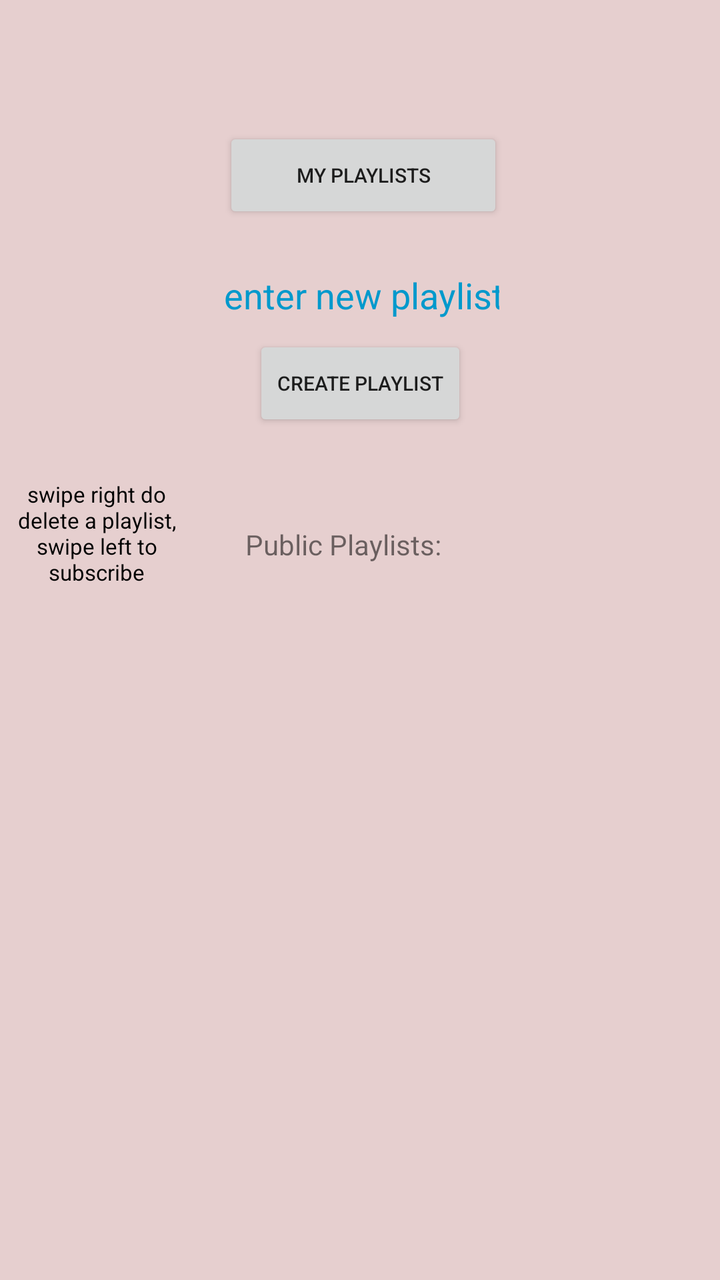
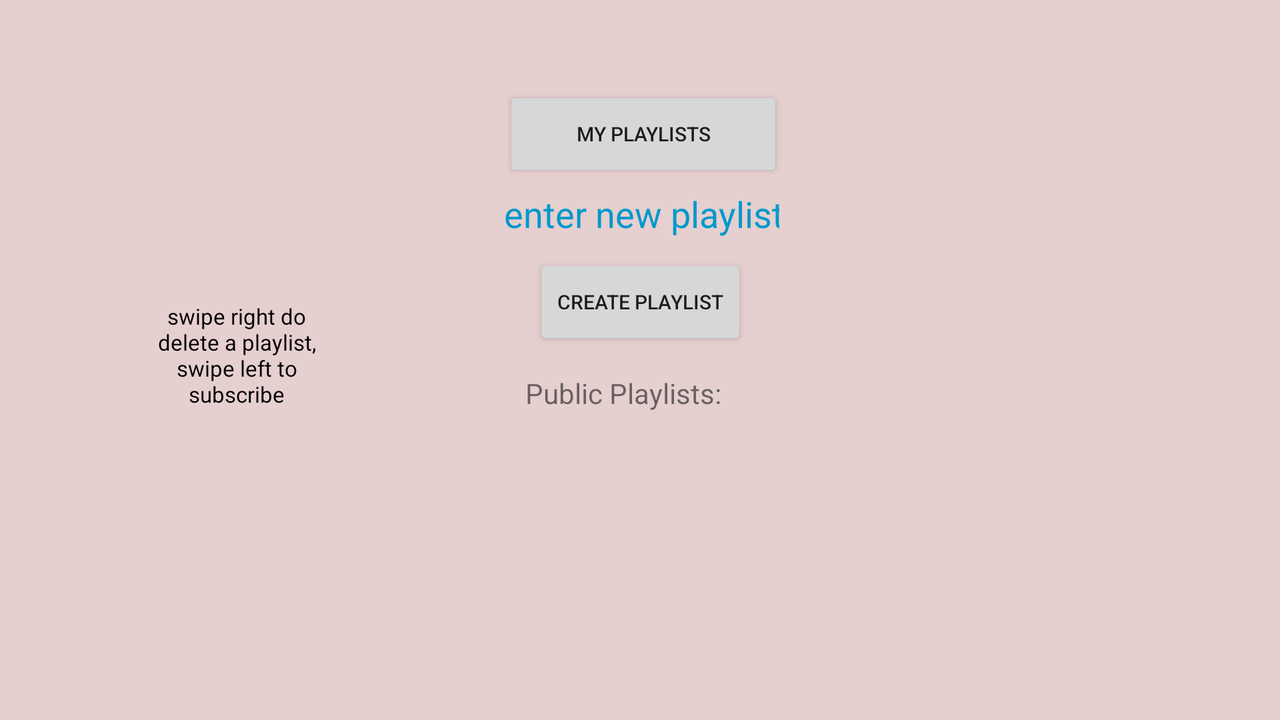

An Android layout and its configuration variant, each rendered on a device that would load it. The default file and the variant file are quoted in full after the pictures.
<!-- AndroidManifest.xml: application theme Theme.StreamApp -->
<!-- res/layout/playlists_fragment.xml -->
<?xml version="1.0" encoding="utf-8"?>
<androidx.constraintlayout.widget.ConstraintLayout xmlns:android="http://schemas.android.com/apk/res/android"
    xmlns:app="http://schemas.android.com/apk/res-auto"
    xmlns:tools="http://schemas.android.com/tools"
    android:id="@+id/frameLayout6"
    android:layout_width="match_parent"
    android:layout_height="match_parent"
    android:background="#e6cfcf"
    tools:context=".categoryManagement.categories">

    <androidx.recyclerview.widget.RecyclerView
        android:id="@+id/recyclerViewPublicPlaylists"
        android:layout_width="256dp"
        android:layout_height="346dp"
        android:layout_marginTop="8dp"
        android:layout_marginBottom="32dp"
        app:layout_constraintBottom_toBottomOf="parent"
        app:layout_constraintEnd_toEndOf="parent"
        app:layout_constraintHorizontal_bias="0.496"
        app:layout_constraintStart_toStartOf="parent"
        app:layout_constraintTop_toBottomOf="@+id/textView2" />

    <EditText
        android:id="@+id/playlistName"
        android:layout_width="138dp"
        android:layout_height="24dp"
        android:layout_marginStart="137dp"
        android:layout_marginTop="8dp"
        android:layout_marginEnd="136dp"
        android:layout_marginBottom="8dp"
        android:autofillHints=""
        android:background="@android:color/transparent"
        android:gravity="center_horizontal"
        android:hint="@string/enter_new_playlist"
        android:inputType="text"
        android:maxLines="1"
        android:textColor="@android:color/holo_blue_dark"
        android:textColorHint="@android:color/holo_blue_dark"
        app:layout_constraintBottom_toTopOf="@+id/addPlaylist_bt"
        app:layout_constraintEnd_toEndOf="parent"
        app:layout_constraintStart_toStartOf="parent"
        app:layout_constraintTop_toBottomOf="@+id/myPl_btn" />

    <Button
        android:id="@+id/addPlaylist_bt"
        android:layout_width="wrap_content"
        android:layout_height="wrap_content"
        android:layout_marginBottom="39dp"
        android:text="create Playlist"
        android:textSize="10sp"
        app:layout_constraintBottom_toTopOf="@+id/textView2"
        app:layout_constraintEnd_toEndOf="parent"
        app:layout_constraintStart_toStartOf="parent"
        app:layout_constraintTop_toBottomOf="@+id/playlistName" />

    <TextView
        android:id="@+id/textView2"
        android:layout_width="115dp"
        android:layout_height="30dp"
        android:layout_marginTop="8dp"
        android:layout_marginBottom="8dp"
        android:text="Public Playlists:"
        app:layout_constraintBottom_toTopOf="@+id/recyclerViewPublicPlaylists"
        app:layout_constraintEnd_toEndOf="parent"
        app:layout_constraintStart_toStartOf="parent"
        app:layout_constraintTop_toBottomOf="@+id/addPlaylist_bt" />

    <Button
        android:id="@+id/myPl_btn"
        android:layout_width="140dp"
        android:layout_height="48dp"
        android:layout_marginStart="137dp"
        android:layout_marginTop="110dp"
        android:layout_marginEnd="134dp"
        android:layout_marginBottom="16dp"
        android:text="my Playlists"
        android:textSize="10sp"
        app:layout_constraintBottom_toTopOf="@+id/playlistName"
        app:layout_constraintEnd_toEndOf="parent"
        app:layout_constraintStart_toStartOf="parent"
        app:layout_constraintTop_toTopOf="parent" />

    <TextView
        android:id="@+id/textViewDeleteSub"
        android:layout_width="90dp"
        android:layout_height="57dp"
        android:layout_marginStart="16dp"
        android:layout_marginTop="288dp"
        android:layout_marginEnd="42dp"
        android:layout_marginBottom="60dp"
        android:text="swipe right do delete a playlist, swipe left to subscribe"
        android:textAlignment="center"
        android:textColor="#000000"
        android:textSize="11sp"
        app:layout_constraintBottom_toTopOf="@+id/recyclerViewPublicPlaylists"
        app:layout_constraintEnd_toStartOf="@+id/textView2"
        app:layout_constraintStart_toStartOf="parent"
        app:layout_constraintTop_toTopOf="parent" />


</androidx.constraintlayout.widget.ConstraintLayout>
<!-- resources referenced by this layout -->
<resources>
  <string name="enter_new_playlist">enter new playlist</string>
  <style name="Theme.StreamApp" parent="Theme.MaterialComponents.DayNight.DarkActionBar">
          
          <item name="colorPrimary">@color/purple_500</item>
          <item name="colorPrimaryVariant">@color/purple_700</item>
          <item name="colorOnPrimary">@color/white</item>
          
          <item name="colorSecondary">@color/teal_200</item>
          <item name="colorSecondaryVariant">@color/teal_700</item>
          <item name="colorOnSecondary">@color/black</item>
          
          <item name="android:statusBarColor" tools:targetApi="l">?attr/colorPrimaryVariant</item>
          
      </style>
  <color name="purple_500">#FF6200EE</color>
  <color name="purple_700">#FF3700B3</color>
  <color name="white">#FFFFFFFF</color>
  <color name="teal_200">#FF03DAC5</color>
  <color name="teal_700">#FF018786</color>
  <color name="black">#FF000000</color>
</resources>
<!-- res/layout-land/playlists_fragment.xml (the author's variant of the layout above) -->
<!-- drawn on the phone turned sideways -->
<?xml version="1.0" encoding="utf-8"?>
<androidx.constraintlayout.widget.ConstraintLayout xmlns:android="http://schemas.android.com/apk/res/android"
    xmlns:app="http://schemas.android.com/apk/res-auto"
    xmlns:tools="http://schemas.android.com/tools"
    android:id="@+id/frameLayout6"
    android:layout_width="match_parent"
    android:layout_height="match_parent"
    android:background="#e6cfcf"
    tools:context=".categoryManagement.categories">

    <LinearLayout
        android:layout_width="match_parent"
        android:layout_height="wrap_content"
        android:orientation="vertical"></LinearLayout>

    <androidx.recyclerview.widget.RecyclerView
        android:id="@+id/recyclerViewPublicPlaylists"
        android:layout_width="545dp"
        android:layout_height="150dp"
        android:layout_marginTop="8dp"
        android:layout_marginBottom="4dp"
        app:layout_constraintBottom_toBottomOf="parent"
        app:layout_constraintEnd_toEndOf="parent"
        app:layout_constraintHorizontal_bias="0.648"
        app:layout_constraintStart_toStartOf="parent"
        app:layout_constraintTop_toBottomOf="@+id/textView2" />

    <EditText
        android:id="@+id/playlistName"
        android:layout_width="138dp"
        android:layout_height="24dp"
        android:layout_marginStart="137dp"
        android:layout_marginTop="4dp"
        android:layout_marginEnd="136dp"
        android:layout_marginBottom="4dp"
        android:autofillHints=""
        android:background="@android:color/transparent"
        android:gravity="center_horizontal"
        android:hint="@string/enter_new_playlist"
        android:inputType="text"
        android:maxLines="1"
        android:textColor="@android:color/holo_blue_dark"
        android:textColorHint="@android:color/holo_blue_dark"
        app:layout_constraintBottom_toTopOf="@+id/addPlaylist_bt"
        app:layout_constraintEnd_toEndOf="parent"
        app:layout_constraintStart_toStartOf="parent"
        app:layout_constraintTop_toBottomOf="@+id/myPl_btn" />

    <Button
        android:id="@+id/addPlaylist_bt"
        android:layout_width="wrap_content"
        android:layout_height="wrap_content"
        android:layout_marginTop="4dp"
        android:layout_marginBottom="4dp"
        android:text="create Playlist"
        android:textSize="10sp"
        app:layout_constraintBottom_toTopOf="@+id/textView2"
        app:layout_constraintEnd_toEndOf="parent"
        app:layout_constraintStart_toStartOf="parent"
        app:layout_constraintTop_toBottomOf="@+id/playlistName" />

    <TextView
        android:id="@+id/textView2"
        android:layout_width="115dp"
        android:layout_height="30dp"
        android:layout_marginTop="8dp"
        android:layout_marginBottom="8dp"
        android:text="Public Playlists:"
        app:layout_constraintBottom_toTopOf="@+id/recyclerViewPublicPlaylists"
        app:layout_constraintEnd_toEndOf="parent"
        app:layout_constraintStart_toStartOf="parent"
        app:layout_constraintTop_toBottomOf="@+id/addPlaylist_bt" />

    <Button
        android:id="@+id/myPl_btn"
        android:layout_width="140dp"
        android:layout_height="48dp"
        android:layout_marginStart="137dp"
        android:layout_marginTop="70dp"
        android:layout_marginEnd="134dp"
        android:text="my Playlists"
        android:textSize="10sp"
        app:layout_constraintBottom_toTopOf="@+id/playlistName"
        app:layout_constraintEnd_toEndOf="parent"
        app:layout_constraintStart_toStartOf="parent"
        app:layout_constraintTop_toTopOf="parent" />

    <TextView
        android:id="@+id/textViewDeleteSub"
        android:layout_width="90dp"
        android:layout_height="57dp"
        android:layout_marginStart="16dp"
        android:layout_marginTop="185dp"
        android:layout_marginEnd="42dp"
        android:layout_marginBottom="60dp"
        android:text="swipe right do delete a playlist, swipe left to subscribe"
        android:textAlignment="center"
        android:textColor="#000000"
        android:textSize="11sp"
        app:layout_constraintBottom_toTopOf="@+id/recyclerViewPublicPlaylists"
        app:layout_constraintEnd_toStartOf="@+id/textView2"
        app:layout_constraintStart_toStartOf="parent"
        app:layout_constraintTop_toTopOf="parent" />


</androidx.constraintlayout.widget.ConstraintLayout>
